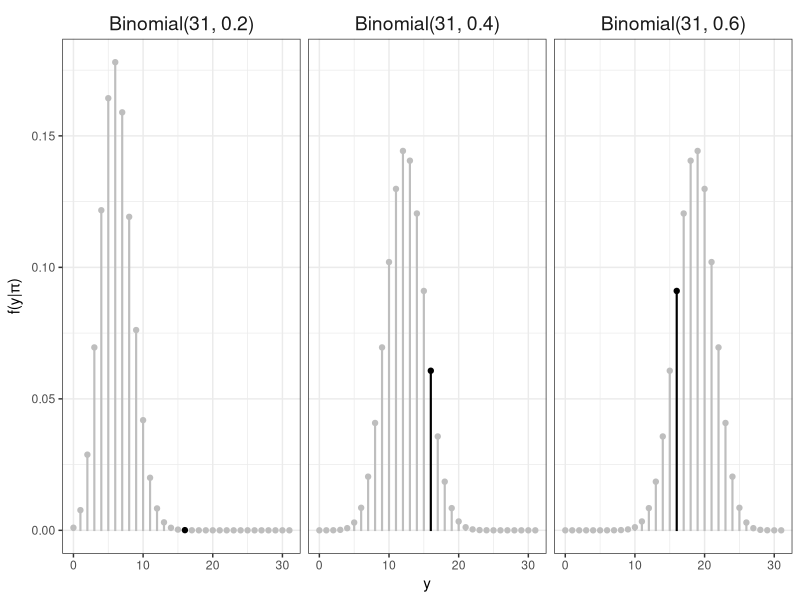
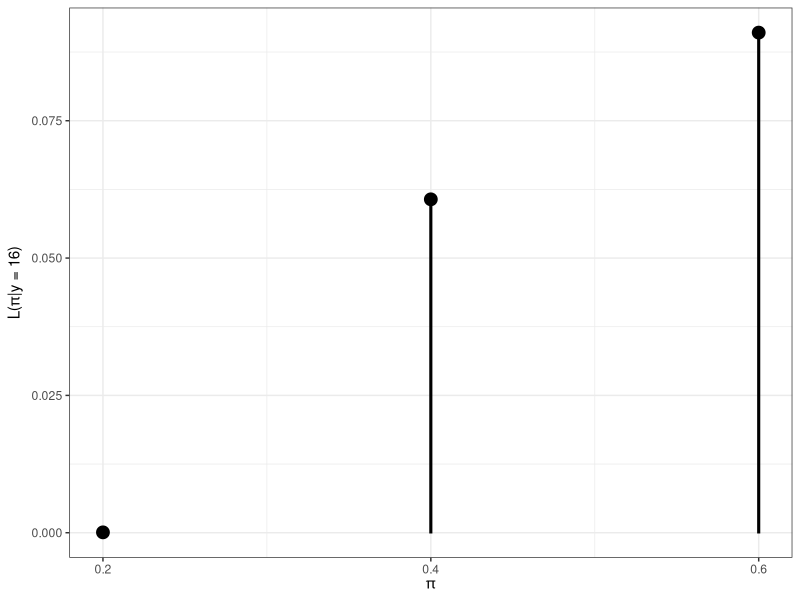
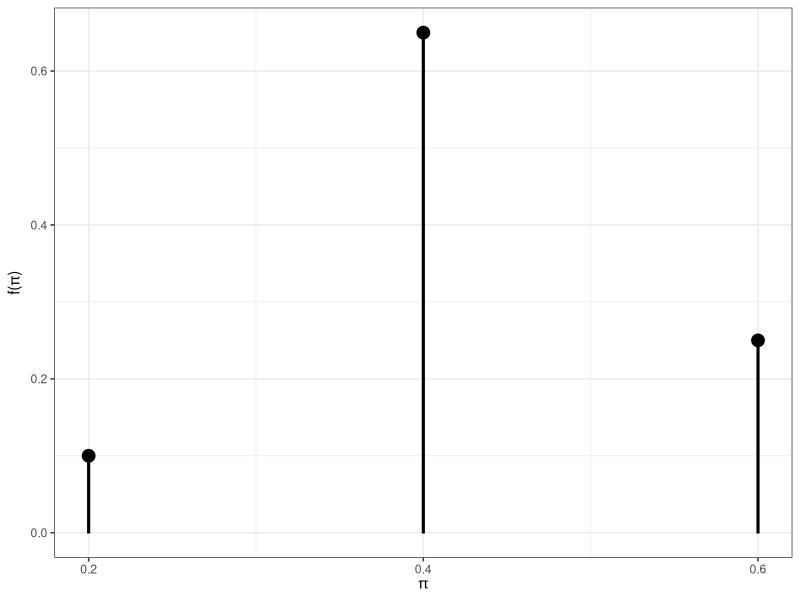
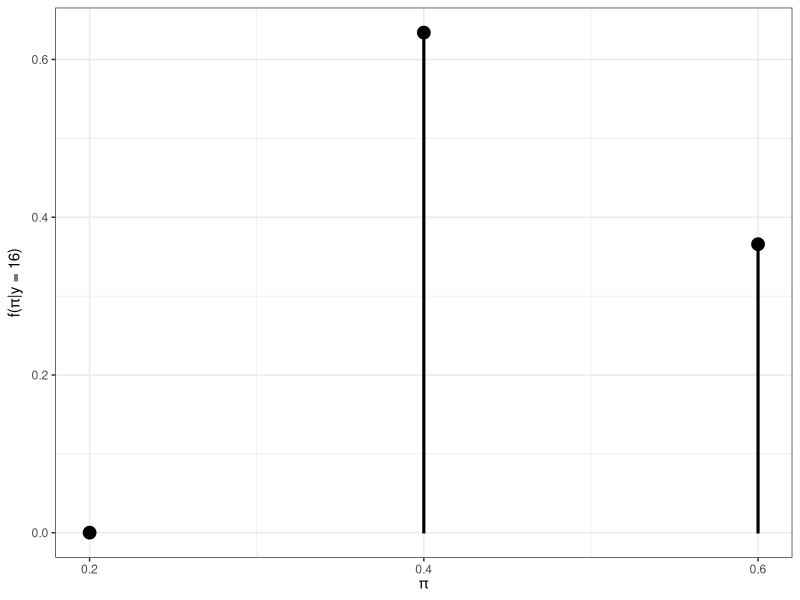
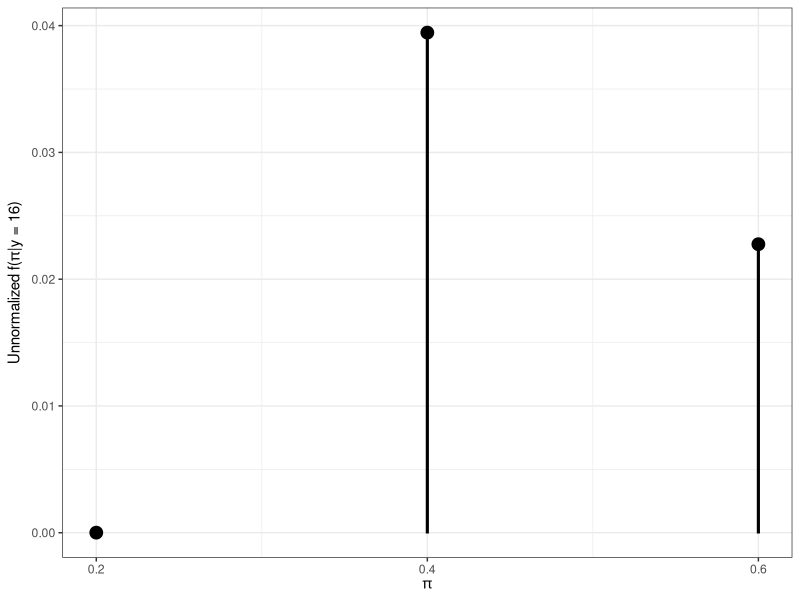

R code for these plots, in order:
## ---- chunk 1
#| warning: false
#| message: false
#| fig-height: 5
#| fig-width: 8
library(tidyverse)
# First create a table with values from 0 to 31 to indicate the number of 
# made field goals:
field_goal_data <- tibble(made_fg = 0:31,
                          n_fg = 31)

# Now, loop over a vector of values for the prior pi:
prior_pi <- c(0.2, 0.4, 0.6)

# Create a stacked dataset containing the Binomial probability of observing
# the number of made_fg given pi and n_fg for each of the three values of pi:
field_goal_probs <- map_dfr(prior_pi,
                            function(pi) {
                              
                              field_goal_data |>
                                mutate(fg_pi = pi,
                                       binom_pmf = dbinom(made_fg, n_fg, fg_pi))
                              
                            }) |>
  # Add an indicator denoting the observed outcome:
  mutate(is_observed = ifelse(made_fg == 16, "yes", "no"))

# And now create a plot displaying the probabilities for these three prior 
# probabilities:
field_goal_probs |>
  # Make a new label using fg_pi:
  mutate(binom_label = paste0("Binomial(31, ", fg_pi, ")")) |>
  ggplot(aes(x = made_fg, y = binom_pmf, color = is_observed)) +
  geom_bar(aes(fill = is_observed), stat = "identity", width = 0.1) +
  geom_point() +
  scale_color_manual(values = c("gray", "black")) +
  scale_fill_manual(values = c("gray", "black")) +
  facet_wrap(~binom_label, ncol = 3) +
  labs(x = "y", y = expression(paste("f(y|", pi, ")"))) +
  theme_bw() +
  theme(legend.position = "none",
        strip.background = element_blank(),
        strip.text = element_text(size = 14))
## ---- chunk 2
field_goal_probs |>
  # only use the rows for the observed outcome
  filter(is_observed == "yes") |>
  ggplot(aes(x = fg_pi, y = binom_pmf)) +
  geom_bar(stat = "identity", width = 0.001,
           color = "black", fill = "black") +
  geom_point(color = "black", size = 4) +
  scale_x_continuous(breaks = prior_pi) +
  labs(x = expression(pi), y = expression(paste("L(", pi, "|y = 16)"))) +
  theme_bw() +
  theme(legend.position = "none",
        strip.background = element_blank(),
        strip.text = element_text(size = 14))
## ---- chunk 3
field_goal_probs |>
  # only use the rows for the observed outcome
  filter(is_observed == "yes")
## ---- chunk 4
prior_probs <- tibble(fg_pi = prior_pi,
                      prior = c(0.1, 0.65, 0.25))

# Make the visualization of it:
prior_probs |>
  # only use the rows for the observed outcome
  ggplot(aes(x = fg_pi, y = prior)) +
  geom_bar(stat = "identity", width = 0.001,
           color = "black", fill = "black") +
  geom_point(color = "black", size = 4) +
  scale_x_continuous(breaks = prior_pi) +
  labs(x = expression(pi), y = expression(paste("f(", pi, ")"))) +
  theme_bw() +
  theme(legend.position = "none",
        strip.background = element_blank(),
        strip.text = element_text(size = 14))
## ---- chunk 5
obs_fg_data <- field_goal_probs |>
  filter(is_observed == "yes") |>
  left_join(prior_probs, by = "fg_pi")

normalizing_constant <- sum(obs_fg_data$binom_pmf * obs_fg_data$prior)
## ---- chunk 6
obs_fg_data <- obs_fg_data |>
  mutate(posterior = (binom_pmf * prior) / normalizing_constant)

obs_fg_data |>
  ggplot(aes(x = fg_pi, y = posterior)) +
  geom_bar(stat = "identity", width = 0.001,
           color = "black", fill = "black") +
  geom_point(color = "black", size = 4) +
  scale_x_continuous(breaks = prior_pi) +
  labs(x = expression(pi), y = expression(paste("f(", pi, "|y = 16)"))) +
  theme_bw() +
  theme(legend.position = "none",
        strip.background = element_blank(),
        strip.text = element_text(size = 14))
## ---- chunk 7
obs_fg_data |>
  mutate(unnorm_posterior = posterior * normalizing_constant) |>
  ggplot(aes(x = fg_pi, y = unnorm_posterior)) +
  geom_bar(stat = "identity", width = 0.001,
           color = "black", fill = "black") +
  geom_point(color = "black", size = 4) +
  scale_x_continuous(breaks = prior_pi) +
  labs(x = expression(pi), 
       y = expression(paste("Unnormalized f(", pi, "|y = 16)"))) +
  theme_bw() +
  theme(legend.position = "none",
        strip.background = element_blank(),
        strip.text = element_text(size = 14))
